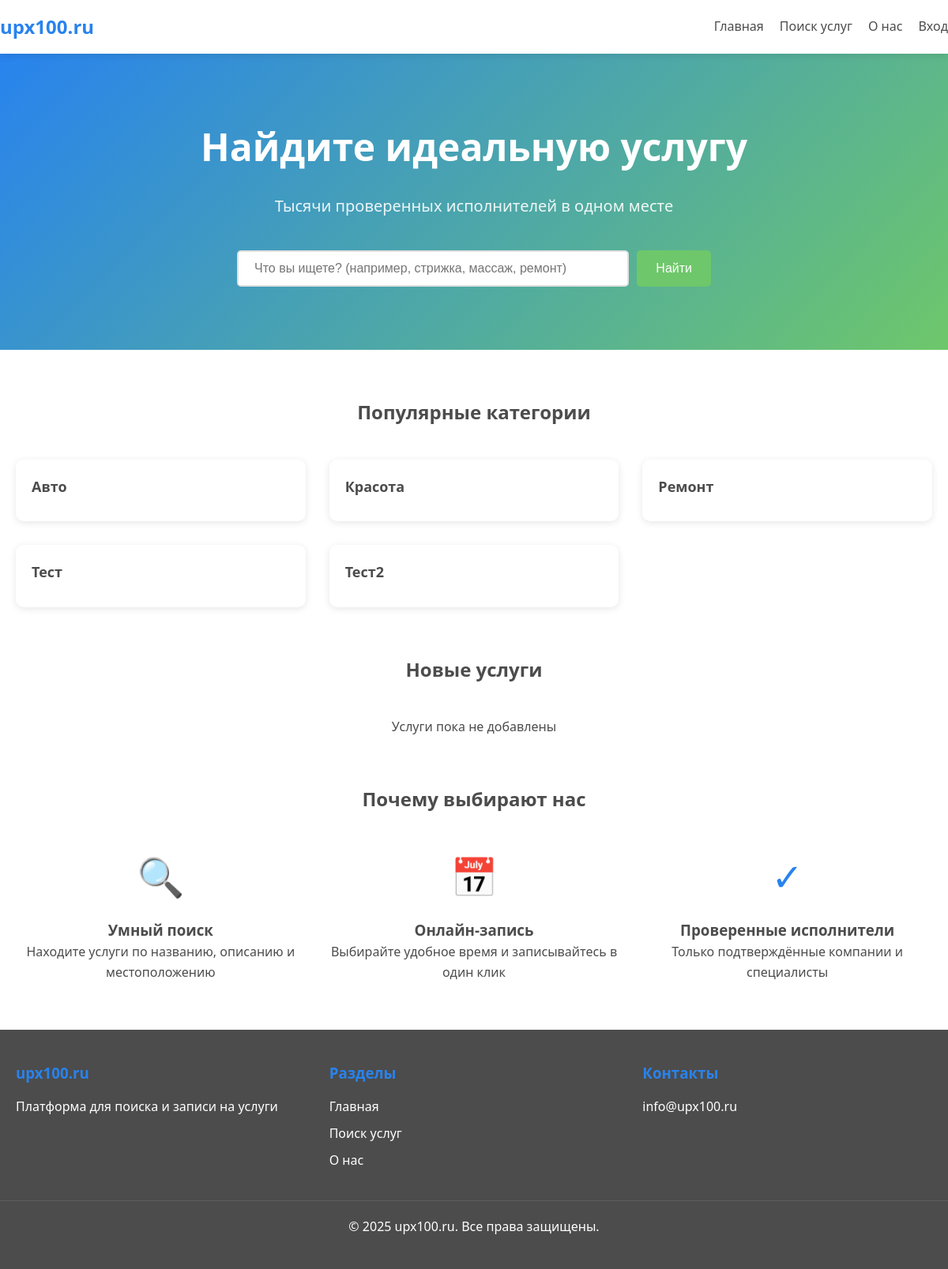
The page / on the database its author committed.
### companies/models.py (models this page shows, shortened)
class Category(models.Model):
    name = models.CharField(
        max_length=100,
        unique=True,
        verbose_name='Название категории'
    )
    slug = models.SlugField(
        max_length=100,
        unique=True,
        verbose_name='Слаг'
    )
    icon = models.ImageField(
        upload_to='categories/icons/',
        blank=True,
        null=True,
        verbose_name='Иконка'
    )
    created_at = models.DateTimeField(
        auto_now_add=True,
        verbose_name='Дата создания'
    )
    class Meta:
        verbose_name = 'Категория'
        verbose_name_plural = 'Категории'
        ordering = ['name']

### dashboard/views.py (the view)
# urls.py: path('', home_view, name='home'),
def home_view(request):
    categories = Category.objects.all()[:6]
    services = Service.objects.select_related('provider').filter(is_active=True).order_by('-created_at')[:6]
    context = {
        'categories': categories,
        'services': services,
    }
    return render(request, 'home.html', context)

### templates/home.html
{% extends 'base.html' %}
{% block content %}
<section class="hero">
    <div class="container">
        <h1 class="hero__title">Найдите идеальную услугу</h1>
        <p class="hero__subtitle">Тысячи проверенных исполнителей в одном месте</p>
        <form action="{% url 'search:search' %}" method="get" class="search-form">
            <input type="text" name="q" class="search-form__input" placeholder="Что вы ищете? (например, стрижка, массаж, ремонт)">
            <button type="submit" class="btn btn--green">Найти</button>
        </form>
    </div>
</section>
<section class="container" style="margin-top: 60px;">
    <h2 style="text-align: center; margin-bottom: 30px;">Популярные категории</h2>
    <div class="cards-grid">
        {% for category in categories %}
        <a href="{% url 'search:search' %}?category={{ category.slug }}" class="card">
            <div class="card__content">
                <h3 class="card__title">{{ category.name }}</h3>
            </div>
        </a>
        {% empty %}
        <p style="text-align: center; grid-column: 1/-1;">Категории пока не добавлены</p>
        {% endfor %}
    </div>
</section>
<section class="container" style="margin-top: 60px;">
    <h2 style="text-align: center; margin-bottom: 30px;">Новые услуги</h2>
    <div class="cards-grid">
        {% for service in services %}
        <div class="card">
            {% if service.photo %}
            <img src="{{ service.photo.url }}" alt="{{ service.name }}" class="card__image">
            {% endif %}
            <div class="card__content">
                <h3 class="card__title">{{ service.name }}</h3>
                <p class="card__price">{{ service.price }} ₽</p>
                <p>{{ service.provider.company_name|default:service.provider.email }}</p>
                <a href="{% url 'services:service_detail' service.pk %}" class="btn btn--blue" style="margin-top: 15px; width: 100%;">Записаться</a>
            </div>
        </div>
        {% empty %}
        <p style="text-align: center; grid-column: 1/-1;">Услуги пока не добавлены</p>
        {% endfor %}
    </div>
</section>
<section class="container" style="margin-top: 60px; margin-bottom: 60px;">
    <h2 style="text-align: center; margin-bottom: 40px;">Почему выбирают нас</h2>
    <div style="display: grid; grid-template-columns: repeat(auto-fit, minmax(250px, 1fr)); gap: 30px;">
        <div style="text-align: center;">
            <div style="font-size: 48px; color: var(--color-blue); margin-bottom: 15px;">🔍</div>
            <h3>Умный поиск</h3>
            <p>Находите услуги по названию, описанию и местоположению</p>
        </div>
        <div style="text-align: center;">
            <div style="font-size: 48px; color: var(--color-green); margin-bottom: 15px;">📅</div>
            <h3>Онлайн-запись</h3>
            <p>Выбирайте удобное время и записывайтесь в один клик</p>
        </div>
        <div style="text-align: center;">
            <div style="font-size: 48px; color: var(--color-blue); margin-bottom: 15px;">✓</div>
            <h3>Проверенные исполнители</h3>
            <p>Только подтверждённые компании и специалисты</p>
        </div>
    </div>
</section>
{% endblock %}

### static/css/style.css (style rules this page uses)
:root { --color-white: #ffffff; --color-blue: #2883EE; --color-green: #6EC76A; --color-text: #4C4C4C; --color-bg: #ffffff; --color-border: #e0e0e0; }
* { margin: 0; padding: 0; box-sizing: border-box; }
body { font-family: 'Segoe UI', Tahoma, Geneva, Verdana, sans-serif; background-color: var(--color-bg); color: var(--color-text); line-height: 1.6; }
a { text-decoration: none; color: var(--color-blue); transition: color 0.3s ease; }
.container { max-width: 1200px; margin: 0 auto; padding: 0 20px; }
.btn { display: inline-block; padding: 12px 24px; border: none; border-radius: 5px; cursor: pointer; font-size: 16px; font-weight: 500; transition: all 0.3s ease; text-align: center; }
.btn--green { background-color: var(--color-green); color: var(--color-white); }
.search-form { display: flex; gap: 10px; max-width: 600px; margin: 0 auto; }
.search-form__input { flex: 1; padding: 12px 20px; border: 2px solid var(--color-border); border-radius: 5px; font-size: 16px; outline: none; }
.card { background-color: var(--color-white); border-radius: 10px; box-shadow: 0 2px 10px rgba(0, 0, 0, 0.1); overflow: hidden; transition: transform 0.3s ease, box-shadow 0.3s ease; }
.card__content { padding: 20px; }
.card__title { font-size: 18px; margin-bottom: 10px; color: var(--color-text); }
.cards-grid { display: grid; grid-template-columns: repeat(auto-fill, minmax(300px, 1fr)); gap: 30px; margin: 40px 0; }
.hero { background: linear-gradient(135deg, var(--color-blue), var(--color-green)); color: var(--color-white); padding: 80px 0; text-align: center; }
.hero__title { font-size: 48px; margin-bottom: 20px; }
.hero__subtitle { font-size: 20px; margin-bottom: 40px; opacity: 0.9; }

### rows shown on the page
Category: name "Авто"
Category: name "Красота"
Category: name "Ремонт"
Category: name "Тест"
Category: name "Тест2"
